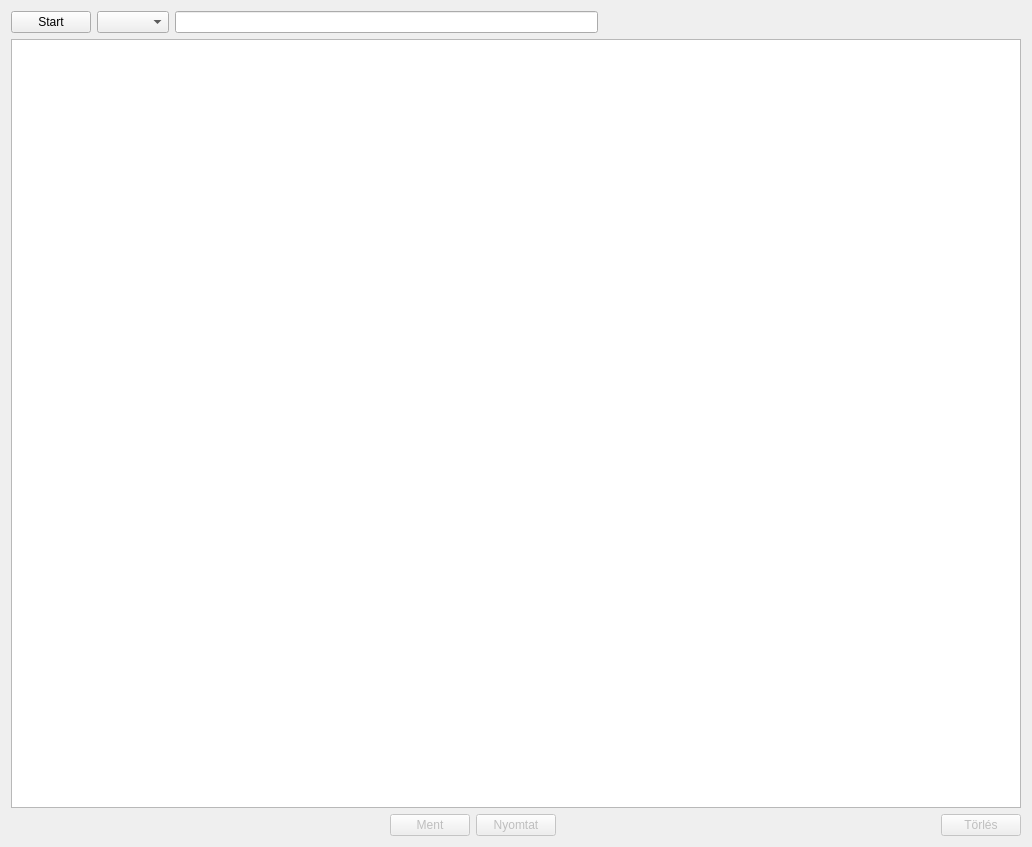
<?xml version="1.0" encoding="UTF-8"?>
<ui version="4.0">
 <class>reportWidget</class>
 <widget class="QWidget" name="reportWidget">
  <property name="geometry">
   <rect>
    <x>0</x>
    <y>0</y>
    <width>1032</width>
    <height>847</height>
   </rect>
  </property>
  <property name="windowTitle">
   <string>Form</string>
  </property>
  <layout class="QVBoxLayout" name="verticalLayout">
   <item>
    <layout class="QHBoxLayout" name="horizontalLayout_2">
     <item>
      <widget class="QPushButton" name="pushButtonStart">
       <property name="text">
        <string>Start</string>
       </property>
      </widget>
     </item>
     <item>
      <widget class="QComboBox" name="comboBoxType"/>
     </item>
     <item>
      <widget class="QLineEdit" name="lineEditType">
       <property name="readOnly">
        <bool>true</bool>
       </property>
      </widget>
     </item>
     <item>
      <spacer name="horizontalSpacer_3">
       <property name="orientation">
        <enum>Qt::Horizontal</enum>
       </property>
       <property name="sizeHint" stdset="0">
        <size>
         <width>40</width>
         <height>20</height>
        </size>
       </property>
      </spacer>
     </item>
    </layout>
   </item>
   <item>
    <widget class="QTextEdit" name="textEditRiport"/>
   </item>
   <item>
    <layout class="QHBoxLayout" name="horizontalLayout">
     <item>
      <spacer name="horizontalSpacer">
       <property name="orientation">
        <enum>Qt::Horizontal</enum>
       </property>
       <property name="sizeHint" stdset="0">
        <size>
         <width>40</width>
         <height>20</height>
        </size>
       </property>
      </spacer>
     </item>
     <item>
      <widget class="QPushButton" name="pushButtonSave">
       <property name="enabled">
        <bool>false</bool>
       </property>
       <property name="text">
        <string>Ment</string>
       </property>
      </widget>
     </item>
     <item>
      <widget class="QPushButton" name="pushButtonPrint">
       <property name="enabled">
        <bool>false</bool>
       </property>
       <property name="text">
        <string>Nyomtat</string>
       </property>
      </widget>
     </item>
     <item>
      <spacer name="horizontalSpacer_2">
       <property name="orientation">
        <enum>Qt::Horizontal</enum>
       </property>
       <property name="sizeHint" stdset="0">
        <size>
         <width>40</width>
         <height>20</height>
        </size>
       </property>
      </spacer>
     </item>
     <item>
      <widget class="QPushButton" name="pushButtonClear">
       <property name="enabled">
        <bool>false</bool>
       </property>
       <property name="text">
        <string>Törlés</string>
       </property>
      </widget>
     </item>
    </layout>
   </item>
  </layout>
 </widget>
 <resources/>
 <connections/>
</ui>
